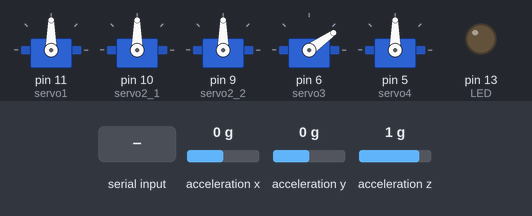
Simulated run of this sketch. Board: Arduino Uno, built with avr-gcc and run on an emulated ATmega328P. On the bench: 5 × servo, output pins drawn as LEDs (lit = HIGH). Wiring (inferred from the names in the program): ADXL345 accelerometer at I2C address 0x53. Inputs (shaded band) come from the test bench; at power-on: acceleration x 0 g, acceleration y 0 g, acceleration z 1 g. What the sketch prints to the serial monitor is not drawn.

Above: at 1.2 s.
1.3 s: "90,45,200:" received over Serial
At 4.1 s:
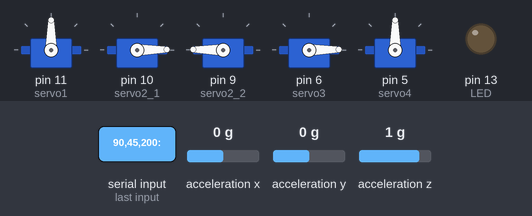
4.3 s: "5:" received over Serial
At 7.1 s:
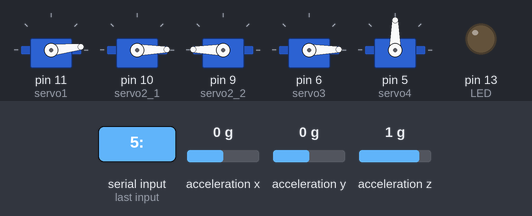
7.3 s: acceleration x set to -1.4 g
8.8 s: "200:" received over Serial
At 11.2 s:
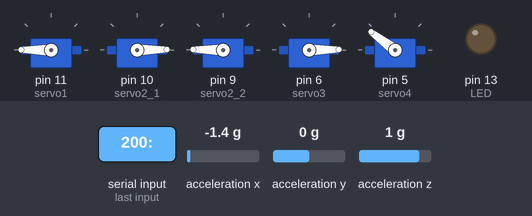
11.8 s: acceleration y set to -1.4 g
13.3 s: "90,45,200:" received over Serial
At 16.7 s:
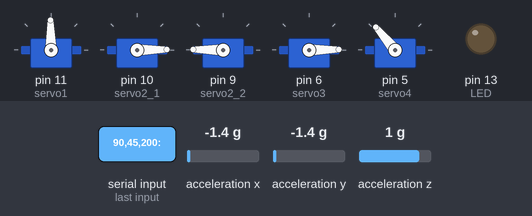
Timing chart, 0 to 17.3 s (numbered marks = the images above; inputs shaded):
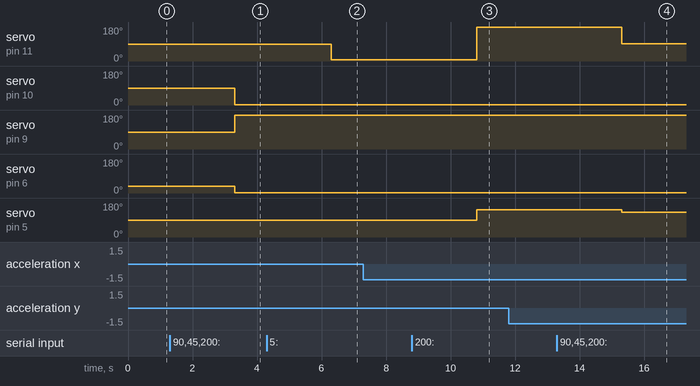

Measured:
- after the input at 1.3 s, servo on pin 10 (servo2_1): 90° → 1° after 2.0 s; servo on pin 9 (servo2_2): 90° → 179° after 2.0 s; servo on pin 6 (servo3): 35° → 1° after 2.0 s
- after the input at 4.3 s, servo on pin 11 (servo1): 90° → 6° after 2.0 s
- after the input at 8.8 s, servo on pin 11 (servo1): 6° → 180° after 2.0 s; servo on pin 5 (servo4): 90° → 143° after 2.0 s
- after the input at 13.3 s, servo on pin 11 (servo1): 180° → 91° after 2.0 s; servo on pin 5 (servo4): 143° → 130° after 2.0 s

The sketch:

ArduinoCOM_2-Joint_armRig.ino
```cpp
#include <Wire.h>
#include <Servo.h>

Servo servo1; //"yaw"
Servo servo2_1; //joint 1; q_1
Servo servo2_2; //joint 1; q_1
Servo servo3; //joint 2; q_2
Servo servo4;


int LED = 13;

bool xMoving, yMoving, zMoving;
bool xPositive_dir, yPositive_dir, zPositive_dir;

int maxLimit = 3, minLimit = 1;
float timeLimit = 2, timeGap = 0.05;
float xTimer = 0, yTimer = 0, zTimer = 0;
float zOffset = 8.5;

//servo motor variables
int servoPos1 = 90; //to store servo's x position
int servoPos2_1 = 90; //to store servo's y position
int servoPos2_2 = 90;
int servoPos3 = 35; //joint 2 (q2)
int servoPos4 = 90; //arm "head" tilt (roll)

//accelerometer variables
int ADXL345 = 0x53; // The ADXL345 sensor I2C address
float X_out, Y_out, Z_out;  // Outputs
float roll, pitch;
float Roll, Pitch; //filtered roll and pitch

int resolutionOpt = 32; /*personal note: change to 1 to increase output sensitivity to 256*/

String toProgram;


void xAxis_test() {

    if (int(abs(X_out)) > maxLimit) {
        xMoving = true;
        if (X_out < 0) { xPositive_dir = false; }
        else if (X_out > 0) { xPositive_dir = true; }
    }

    if (xMoving && xPositive_dir) {
        xTimer += timeGap;
        if (xTimer > timeLimit || X_out < minLimit) { xMoving = false; }
        Serial.print(":x");
        Serial.print(X_out);
    }
    else if (xMoving && !xPositive_dir) {
        xTimer += timeGap;
        if (xTimer > timeLimit || abs(X_out) < minLimit) { xMoving = false; }
        Serial.print(":x");
        Serial.print(X_out);
    }
    else {
        xTimer = 0;
    }
}
void yAxis_test() {

    if (int(abs(Y_out)) > maxLimit) {
        yMoving = true;
        if (Y_out < 0) { yPositive_dir = false; }
        else if (Y_out > 0) { yPositive_dir = true; }
    }
    if (yMoving && yPositive_dir) {
        yTimer += timeGap;
        if (yTimer > timeLimit || Y_out < minLimit) { yMoving = false; }
        Serial.print(":y");
        Serial.print(Y_out);
    }
    else if (yMoving && !yPositive_dir) {
        yTimer += timeGap;
        if (yTimer > timeLimit || abs(Y_out) < minLimit) { yMoving = false; }
        Serial.print(":y");
        Serial.print(Y_out);
    }
    else {
        yTimer = 0;
    }
}
void zAxis_test() {

    if (int(abs(Z_out) - zOffset) > maxLimit) {
        zMoving = true;
        if (Z_out < 0) { zPositive_dir = false; }
        else if (Z_out > 0) { zPositive_dir = true; }
    }
    if (zMoving && zPositive_dir) {
        zTimer += timeGap;
        Serial.println(zTimer);
        if (zTimer > timeLimit || Z_out - zOffset < minLimit) { zMoving = false; }
        Serial.print(":z");
        Serial.print(Z_out);
    }
    else if (zMoving && !zPositive_dir) {
        zTimer += timeGap;
        if (zTimer > timeLimit || abs(Z_out) < minLimit) { zMoving = false; }
        Serial.print(":z");
        Serial.print(Z_out);
    }
    else {
        zTimer = 0;
        Serial.println("----zMoving is set to off----");
    }
}

void readAccelerometer() {
    // === Read acceleromter data === //
    Wire.beginTransmission(ADXL345);
    Wire.write(0x32); // Start with register 0x32 (ACCEL_XOUT_H)
    Wire.endTransmission(false);
    Wire.requestFrom(ADXL345, 6, true); // Read 6 registers total, each axis value is stored in 2 registers
    X_out = (Wire.read() | Wire.read() << 8); // X-axis value
    X_out = X_out / resolutionOpt; //For a range of +-2g, we need to divide the raw values by 256, according to the datasheet
    Y_out = (Wire.read() | Wire.read() << 8); // Y-axis value
    Y_out = Y_out / resolutionOpt;
    Z_out = (Wire.read() | Wire.read() << 8); // Z-axis value
    Z_out = Z_out / resolutionOpt;

    //x is roll and y is pitch (it's switched so the servo can be fit to the servo robot arm)
    pitch = atan(Y_out / sqrt(pow(X_out, 2) + pow(Z_out, 2))) * 180 / PI;
    roll = atan(-1 * X_out / sqrt(pow(Y_out, 2) + pow(Z_out, 2))) * 180 / PI;

    //filter
    Roll = 0.8 * Roll + 0.2 * roll;
    Pitch = 0.8 * Pitch + 0.2 * pitch;

    /*Serial.print("Xa= ");
    Serial.print(X_out);
    Serial.print("   Ya= ");
    Serial.print(Y_out);
    Serial.print("   Za= ");
    Serial.print(Z_out);*/
    Serial.print(":r");
    Serial.print(Roll);
    Serial.print(":p");
    Serial.print(Pitch);

    xAxis_test();
    yAxis_test();
    zAxis_test();

    Serial.println(":");
} /*
  The serial monitor will hold each sent character
  with a letter of either the coord axis letter or
  first letter of tilt name, ending with a colon symbol.
  */


void setup() {
    // put your setup code here, to run once:
    Serial.begin(250000);
    pinMode(LED, OUTPUT);
    servo1.attach(11);
    servo2_1.attach(10);
    servo2_2.attach(9);
    servo3.attach(6);
    servo4.attach(5);

    //define servo's
    servo1.write(servoPos1);
    servo2_1.write(servoPos2_1);
    servo2_2.write(servoPos2_2);
    servo3.write(servoPos3);
    servo4.write(servoPos4);

    xMoving = false;
    yMoving = false;
    zMoving = false;
    xPositive_dir = false;
    yPositive_dir = false;
    zPositive_dir = false;

    Wire.begin(); // Initiate the Wire library
    // Set ADXL345 in measuring mode
    Wire.beginTransmission(ADXL345); // Start communicating with the device
    Wire.write(0x2D); // Access/ talk to POWER_CTL Register - 0x2D
    // Enable measurement
    Wire.write(8); // (8dec -> 0000 1000 binary) Bit D3 High for measuring enable
    Wire.endTransmission();
    delay(10);

    //offset calibration
    //X-axis
    Wire.beginTransmission(ADXL345);
    Wire.write(0x1E);
    Wire.write(-6);
    Wire.endTransmission();
    delay(10);
    //Y-axis
    Wire.beginTransmission(ADXL345);
    Wire.write(0x1F);
    Wire.write(-4);
    Wire.endTransmission();
    delay(10);
    //Z-axis
    Wire.beginTransmission(ADXL345);
    Wire.write(0x20);
    Wire.write(-5);
    Wire.endTransmission();
    delay(10);
}

void loop() {
    //put your main code here, to run repeatedly:
    //delay(500);
    String s;
    String return_text;
    int count;
    int s1_Degree, s2_Degree, s3_Degree, s4_Degree;

    readAccelerometer();

    if (Serial.available() > 0) {
        String dataIn;
        count = 0;
        s1_Degree = (Serial.readStringUntil(':')).toInt();
        s2_Degree = (Serial.readStringUntil(':')).toInt();
        s3_Degree = (Serial.readStringUntil('\n')).toInt();
        s4_Degree = 90 + Roll;

        //return_text = "info variable string is: " + dataIn;
        //Serial.println(yDegree, DEC);
        if (s4_Degree < servoPos4 /*&& degree != 0*/) {
            for (0; servoPos4 > s4_Degree; servoPos4 -= 1) { servo4.write(servoPos4); }
        }
        else if (s4_Degree > servoPos4) {
            for (0; servoPos4 < s4_Degree; servoPos4 += 1) { servo4.write(servoPos4); }
        }

        if (s3_Degree < servoPos3 /*&& degree != 0*/) {
            for (0; servoPos3 > s3_Degree; servoPos3 -= 1) {
                servo3.write(servoPos3);
                //delay(2);
            }
        }
        else if (s3_Degree > servoPos3) {
            for (0; servoPos3 < s3_Degree; servoPos3 += 1) {
                servo3.write(servoPos3);
                //delay(2);
            }
        }

        if (s2_Degree < servoPos2_1 /*&& degree != 0*/) {
            while (servoPos2_1 > s2_Degree) {
                servo2_1.write(servoPos2_1);
                servo2_2.write(servoPos2_2);
                //delay(2);
                //digitalWrite(LED, HIGH);
                servoPos2_1 -= 1;
                servoPos2_2 += 1; //goes in reverse
            }
            //digitalWrite(LED, LOW);
        }
        else if (s2_Degree > servoPos2_1) {
            while (servoPos2_1 < s2_Degree) {
                servo2_1.write(servoPos2_1);
                servo2_2.write(servoPos2_2);
                //delay(2);
                //digitalWrite(LED, HIGH);
                servoPos2_1 += 1;
                servoPos2_2 -= 1; //goes in reverse
            }
            //digitalWrite(LED, LOW);
        }

        if (s1_Degree < servoPos1 /*&& degree != 0*/) {
            for (0; servoPos1 > s1_Degree; servoPos1 -= 1) {
                servo1.write(servoPos1);
                //delay(2);
            }
        }
        else if (s1_Degree > servoPos1) {
            for (0; servoPos1 < s1_Degree; servoPos1 += 1) {
                servo1.write(servoPos1);
                //delay(2);
            }
        }
        //delay(100);

        //Serial.print("x: ");
        //Serial.print(servoPosX);
        //Serial.print(" y: ");
        //Serial.println(servoPosY);

        digitalWrite(LED, HIGH);
        //delay(100);
        digitalWrite(LED, LOW);

        //Serial.println("");
        //Serial.print("Servo position: ");
        //Serial.println(servoPos);

        //for (int i = 0; i < 64; i++) { Serial.read(); }
        while (Serial.read() != -1) { count++; }
        //Serial.print("the \"Serial.read()\" has repeated: ");
        //Serial.print(count);
        //Serial.println(" times");
    }
}
```
